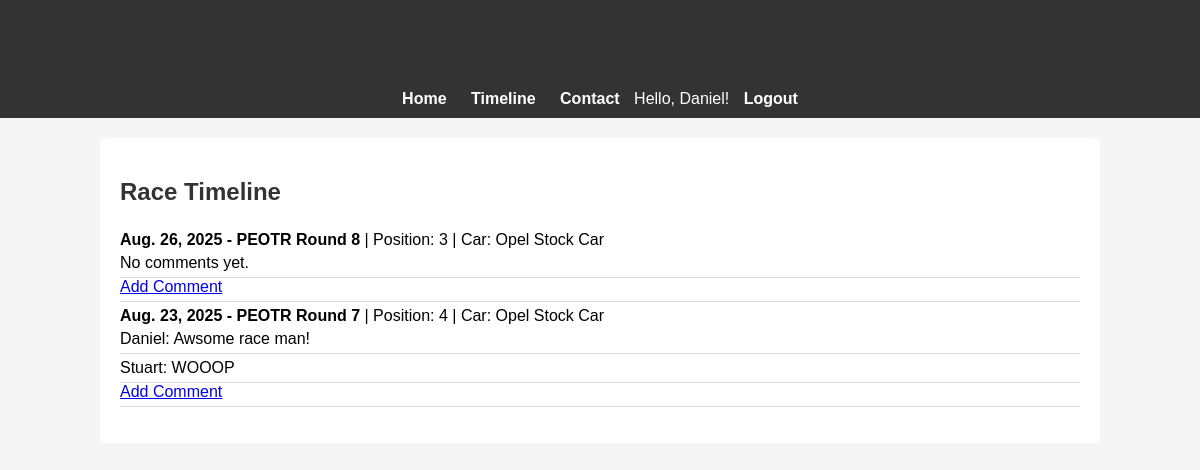
The page /timeline/ (signed in) on the database its author committed.
### main/models.py (models this page shows, shortened)
class RaceResult(models.Model):
    race_name = models.CharField(max_length=100)
    date = models.DateField()
    position = models.PositiveIntegerField()
    car_used = models.CharField(max_length=50)
    notes = models.TextField(blank=True, null=True)

class Comment(models.Model):
    user = models.ForeignKey(User, on_delete=models.CASCADE)
    race_result = models.ForeignKey(RaceResult, on_delete=models.CASCADE,
                                    related_name="comments")
    comment_text = models.TextField()
    timestamp = models.DateTimeField(auto_now_add=True)

### main/views.py (the view)
# urls.py: path('timeline/', views.timeline, name='timeline'),
def timeline(request):
    races = RaceResult.objects.order_by('-date')
    return render(request, 'timeline.html', {'races': races})

### main/templates/timeline.html
{% load static %}
<link rel="stylesheet" href="{% static 'css/style.css' %}">
<header>
    <h1>My Racing Blog</h1>
    <nav>
        <a href="{% url 'home' %}">Home</a>
        <a href="{% url 'timeline' %}">Timeline</a>
        <a href="{% url 'contact' %}">Contact</a>
        {% if user.is_authenticated %}
            <span>Hello, {{ user.username }}!</span>
            <a href="{% url 'logout' %}">Logout</a>
        {% else %}
            <a href="{% url 'login' %}">Login</a>
            <a href="{% url 'register' %}">Register</a>
        {% endif %}
    </nav>
</header>
<div class="container">
<h2>Race Timeline</h2>
<ul>
  {% for race in races %}
    <li>
      <strong>{{ race.date }} - {{ race.race_name }}</strong> | Position: {{ race.position }} | Car: {{ race.car_used }}
      <ul>
        {% for comment in race.comments.all %}
          <li>{{ comment.user.username }}: {{ comment.comment_text }}</li>
        {% empty %}
          <li>No comments yet.</li>
        {% endfor %}
      </ul>
      {% if user.is_authenticated %}
        <a href="{% url 'add_comment' race.id %}">Add Comment</a>
      {% endif %}
    </li>
  {% endfor %}
</ul>
</div>

### main/static/css/style.css (style rules this page uses)
header { background-color: #333; color: white; padding: 10px 0; text-align: center; }
nav a { color: white; text-decoration: none; margin: 0 10px; font-weight: bold; }
.container { width: 80%; margin: 20px auto; background-color: white; padding: 20px; border-radius: 5px; }
h1, h2 { color: #333; }
ul { list-style: none; padding: 0; }
ul li { padding: 5px 0; border-bottom: 1px solid #ddd; }

### rows shown on the page
RaceResult: date "Aug. 26, 2025", race_name "PEOTR Round 8", position "3", car_used "Opel Stock Car"
RaceResult: date "Aug. 23, 2025", race_name "PEOTR Round 7", position "4", car_used "Opel Stock Car"
Comment: user.username "Daniel", comment_text "Awsome race man!"
Comment: user.username "Stuart", comment_text "WOOOP"

### other values the page prints
{{ user.username }} "Daniel"
